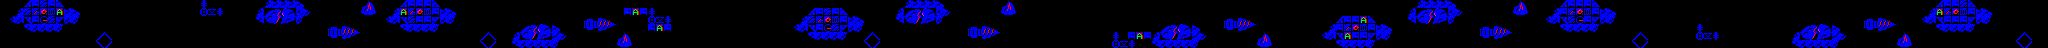

This is a level from a 2D game, rendered from its Tiled map with the project's own tilesets. A one-line summary and the complete map file follow:
An orthogonal 256x6 tile map with 8x8 px tiles, 1 tile layer (Shattered Belt), 3 tilesets.

<map version="1.10" tiledversion="1.10.0" orientation="orthogonal" renderorder="right-down" width="256" height="6" tilewidth="8" tileheight="8" infinite="0" nextlayerid="2" nextobjectid="1">
 <tileset firstgid="1" source="tileSet.tsx" />
 <tileset firstgid="129" source="destructible.tsx" />
 <tileset firstgid="136" source="relay.tsx" />
 <layer id="1" name="Shattered Belt" width="256" height="6">
  <data encoding="csv">
1,1,1,49,2,146,2,50,1,1,1,1,1,1,1,1,1,1,1,1,1,1,1,1,1,101,1,1,1,1,1,1,1,90,82,82,82,84,1,1,1,1,1,1,1,144,145,1,1,1,49,2,2,2,50,1,1,1,1,1,1,1,1,1,1,1,1,1,1,1,1,1,1,1,1,1,1,1,1,1,1,1,1,1,1,1,1,1,1,1,1,1,1,1,1,1,1,1,1,1,1,1,1,1,1,1,1,1,1,1,1,1,1,90,82,82,82,84,1,1,1,1,1,1,1,144,145,1,1,1,1,1,1,1,1,1,1,1,1,1,1,1,1,1,1,1,1,1,1,1,1,1,1,1,1,1,1,1,1,1,1,1,1,1,1,1,1,1,1,1,1,1,1,1,1,1,1,90,82,82,82,84,1,1,1,1,1,1,1,144,145,1,1,1,1,49,2,2,2,50,1,1,1,1,1,1,1,1,1,1,1,1,1,1,1,1,1,1,1,1,1,1,1,1,1,1,1,1,1,1,1,1,1,1,1,1,1,1,1,1,1,1,49,2,2,146,50,1,1,1,1,1,1,1,1,1,
1,1,90,146,159,130,158,129,82,84,1,1,1,1,1,1,1,1,1,1,1,1,1,1,1,20,17,101,1,1,1,1,90,136,137,138,139,81,88,1,1,1,1,1,1,156,157,1,1,90,129,159,130,158,2,82,84,1,1,1,1,1,1,1,1,1,1,1,1,1,1,1,1,1,1,1,1,1,2,129,2,101,1,1,1,1,1,1,1,1,1,1,1,1,1,1,1,1,1,1,1,49,2,146,2,50,1,1,1,1,1,1,90,136,137,138,139,81,88,1,1,1,1,1,1,156,157,1,1,1,1,1,1,1,1,1,1,1,1,1,1,1,1,1,1,1,1,1,1,1,1,1,1,1,1,1,1,1,1,1,1,1,1,1,1,1,1,1,1,1,1,1,1,1,1,1,90,136,137,138,139,81,88,1,1,1,1,1,1,156,157,1,1,1,90,2,159,130,158,2,82,84,1,1,1,1,1,1,1,1,1,1,1,1,1,1,1,1,1,1,1,1,1,1,1,1,1,1,1,1,1,1,1,1,1,1,1,1,1,1,1,90,129,159,130,158,2,82,84,1,1,1,1,1,1,1,
1,94,85,51,2,208,146,52,85,87,1,1,1,1,1,1,1,1,1,1,1,1,1,1,1,1,1,1,1,1,1,1,93,148,149,150,151,87,1,1,1,1,1,1,1,1,1,1,94,85,51,146,2,2,52,85,87,1,1,1,1,1,1,1,1,1,1,1,1,1,1,1,1,140,141,142,143,1,1,1,1,20,17,101,1,1,1,1,1,1,1,1,1,1,1,1,1,1,1,1,90,146,159,130,158,2,82,84,1,1,1,1,93,148,149,150,151,87,1,1,1,1,1,1,1,1,1,1,1,1,1,1,1,1,1,1,1,1,1,1,1,1,1,1,1,1,1,1,1,1,1,1,1,140,141,142,143,1,1,1,1,1,1,1,1,1,1,49,2,2,129,50,1,1,1,1,93,148,149,150,151,87,1,1,1,1,1,1,1,1,1,1,1,94,85,51,146,208,2,52,85,87,1,1,1,1,1,1,1,1,1,1,1,1,1,1,1,1,1,1,1,1,1,1,1,1,1,1,1,1,1,1,1,140,141,142,143,1,1,1,94,85,51,2,2,2,52,85,87,1,1,1,1,1,1,1,
1,1,1,93,85,85,85,87,1,1,1,1,1,1,1,1,1,1,1,1,1,1,1,1,1,1,1,1,1,1,1,1,1,1,1,1,1,1,1,1,1,140,141,142,143,1,1,1,1,1,93,85,85,85,87,1,1,1,1,1,1,1,1,1,1,136,137,138,139,84,1,1,1,152,153,154,155,1,1,1,1,2,129,2,1,1,1,1,1,1,1,1,1,1,1,1,1,1,1,94,85,51,2,208,146,52,85,87,1,1,1,1,1,1,1,1,1,1,1,1,1,140,141,142,143,1,1,1,1,1,1,1,1,1,1,1,1,1,1,1,1,1,1,1,1,136,137,138,139,84,1,1,1,152,153,154,155,1,1,1,1,1,1,1,1,1,90,2,159,130,158,2,82,84,1,1,1,1,1,1,1,1,1,1,1,140,141,142,143,1,1,1,1,1,1,93,85,85,85,87,1,1,1,1,1,1,1,1,1,1,1,1,101,1,1,1,1,1,1,1,1,1,1,1,1,136,137,138,139,84,1,1,1,152,153,154,155,1,1,1,1,1,93,85,85,85,87,1,1,1,1,1,1,1,1,1,
1,1,1,1,1,1,1,1,1,1,1,1,35,36,1,1,1,1,1,1,1,1,1,1,1,1,1,1,1,1,1,1,1,1,1,1,1,1,1,1,1,152,153,154,155,1,1,1,1,1,1,1,1,1,1,1,1,1,1,1,35,36,1,1,90,148,149,150,151,110,88,1,1,1,1,1,1,144,145,1,1,1,1,1,1,1,1,1,1,1,1,1,1,1,1,1,1,1,1,1,1,93,85,85,85,87,1,1,35,36,1,1,1,1,1,1,1,1,1,1,1,152,153,154,155,1,1,1,1,1,1,1,1,1,1,1,1,1,1,101,1,2,129,2,90,148,149,150,151,110,88,1,1,1,1,1,1,144,145,1,1,1,1,1,1,94,85,51,129,2,2,52,85,87,1,1,1,1,1,1,1,1,1,1,1,152,153,154,155,1,1,1,1,1,1,1,1,1,1,1,1,1,1,1,35,36,1,1,1,1,1,1,20,17,101,1,1,1,1,1,1,1,1,1,90,148,149,150,151,110,88,1,1,1,1,1,1,144,145,1,1,1,1,1,1,1,1,1,1,1,1,1,35,36,1,1,
1,1,1,1,1,1,1,1,1,1,1,1,36,35,1,1,1,1,1,1,1,1,1,1,1,1,1,1,1,1,1,1,1,1,1,1,1,1,1,1,1,1,1,1,1,1,1,1,1,1,1,1,1,1,1,1,1,1,1,1,36,35,1,1,93,85,85,85,85,87,1,1,1,1,1,1,1,156,157,1,1,1,1,1,1,1,1,1,1,1,1,1,1,1,1,1,1,1,1,1,1,1,1,1,1,1,1,1,36,35,1,1,1,1,1,1,1,1,1,1,1,1,1,1,1,1,1,1,1,1,1,1,1,1,1,1,1,1,1,20,17,101,1,1,93,85,85,85,85,87,1,1,1,1,1,1,1,156,157,1,1,1,1,1,1,1,1,93,85,85,85,87,1,1,1,1,1,1,1,1,1,1,1,1,1,1,1,1,1,1,1,1,1,1,1,1,1,1,1,1,1,1,1,1,36,35,1,1,1,1,1,1,1,1,1,1,1,1,1,1,1,1,1,1,93,85,85,85,85,87,1,1,1,1,1,1,1,156,157,1,1,1,1,1,1,1,1,1,1,1,1,1,36,35,1,1
</data>
 </layer>
</map>
